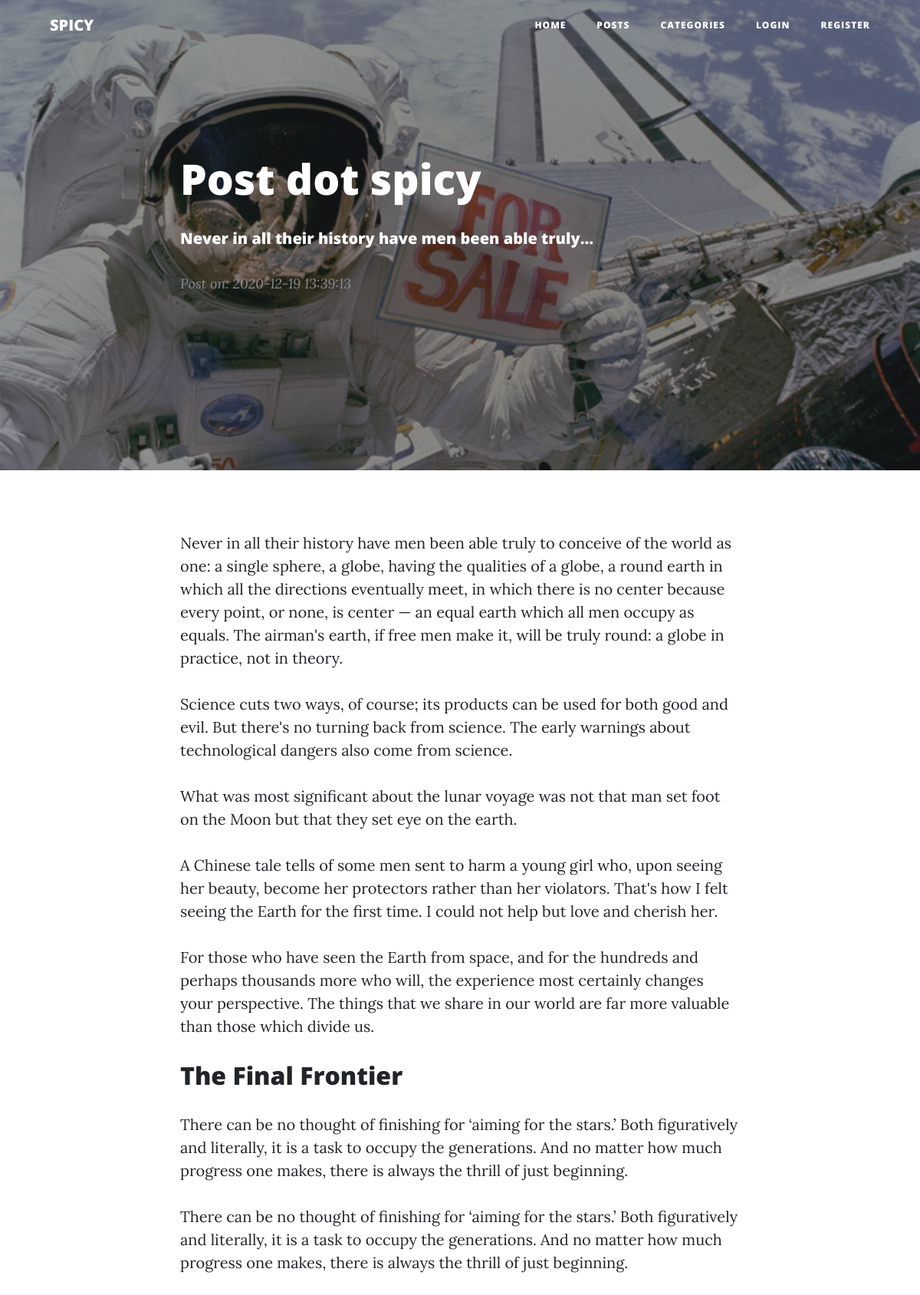
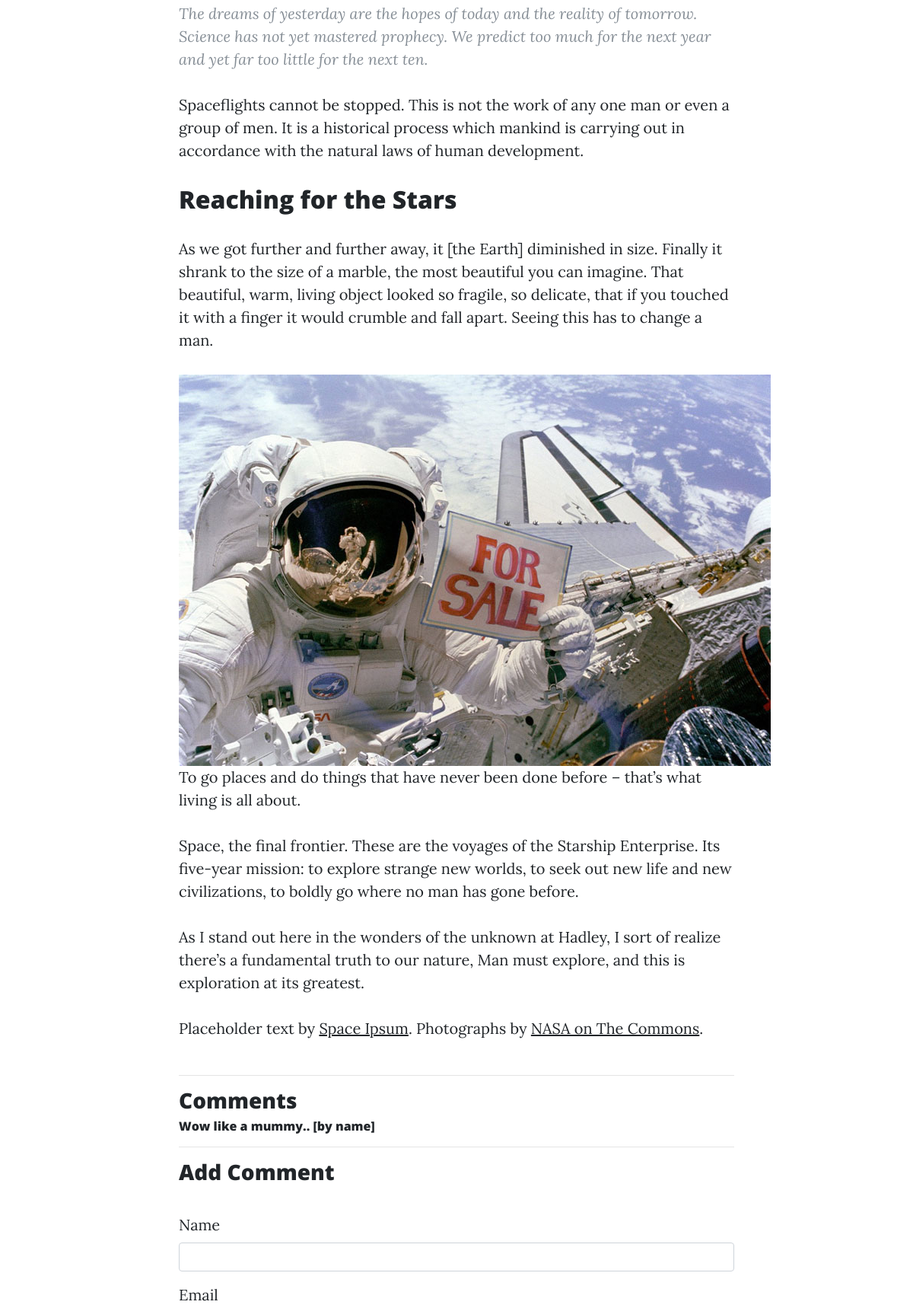
Screenshot of /home/view/Post-dot-spicy (upper part) with the database file from the repository (2 pictures, top to bottom).
### tables this page shows
CREATE TABLE `posts` (
  `id` int(11) NOT NULL,
  `category_id` int(11) NOT NULL,
  `user_id` int(11) NOT NULL,
  `title` varchar(255) NOT NULL,
  `slug` varchar(255) NOT NULL,
  `body` text NOT NULL,
  `post_image` varchar(255) NOT NULL,
  `created_at` timestamp NOT NULL DEFAULT current_timestamp()
);

CREATE TABLE `comments` (
  `id` int(11) NOT NULL,
  `post_id` int(11) NOT NULL,
  `name` varchar(255) NOT NULL,
  `email` varchar(255) NOT NULL,
  `body` text NOT NULL,
  `created_at` timestamp NOT NULL DEFAULT current_timestamp()
);

### application/controllers/Home.php (called while the page is built, shortened)
<?php
class Home extends CI_Controller
{
    public function __construct()
    {
        $this->load->helper(array('form', 'url'));
    }
    public function view($slug = NULL)
    {
        $data['post'] = $this->post_model->get_post($slug);
        $post_id = $data['post']['id'];
        $data['comments'] = $this->comment_model->get_comment($post_id);
        $data['title'] = $data['post']['title'];
        $this->load->view('view', $data);
    }
}

### index.php (called while the page is built, shortened)
<?php
require_once BASEPATH.'core/CodeIgniter.php';

### application/models/Post_model.php (called while the page is built, shortened)
<?php
class Post_model extends CI_Model
{
    public function get_post($slug = FALSE, $limit = FALSE, $offset = FALSE)
    {
        $query = $this->db->get_where('posts', array('slug' => $slug));
        return $query->row_array();
    }
}

### application/models/Comment_model.php (called while the page is built, shortened)
<?php
class Comment_model extends CI_Model
{
    public function get_comment($post_id)
    {
        $query = $this->db->get_where('comments', array('post_id' => $post_id));
        return $query->result_array();
    }
}

### application/views/includes/headerpost.php (the view, shortened to what this page needs)
<header class="masthead"
    style="background-image: url(<?php echo base_url(); ?>static/img/posts/<?php echo $post['post_image']; ?>);">
    <div class="overlay"></div>
    <div class="post-heading">
        <div class="container">
            <div class="row">
                <div class="col-lg-8 col-md-10 mx-auto">
                    <div class="post-preview">
                        <h1 class="post-title">
                            <?php echo $post['title']; ?>
                            <h5 class="post-subtitle">
                                <?php echo word_limiter($post['body'], 10); ?>
                            </h5>
                            <p class="post-meta">Post on: <?php echo $post['created_at']; ?></p>
                    </div>
                </div>
            </div>
        </div>
    </div>
</header>

### application/views/pages/viewcontent.php
<article>
  <div class="container">
    <div class="row">
      <div class="col-lg-8 col-md-10 mx-auto">
        <?php echo $post['body']; ?>
      </div>
    </div>
  </div>
</article>

### application/views/includes/comments.php (shortened to what this page needs)
<h3>Comments</h3>
<?php if (!empty($comments)) : ?>
    <?php foreach ($comments as $comment) : ?>
        <div class="well">
            <h6><?php echo $comment['body']; ?> [by <strong><?php echo $comment['name']; ?></strong>]</h6>
        </div>
    <?php endforeach; ?>
<?php else : ?>
    <p>No Comments To Display</p>
<?php endif; ?>
<hr>
<h3>Add Comment</h3>
<?php echo form_open('comments/create/' . $post['id']); ?>
<div class="form-group">
    <label>Name</label>
    <input type="text" name="name" class="form-control">
</div>
<div class="form-group">
    <label>Email</label>
</div>
</form>

### rows the page displays
posts: post_image (picture), title "Post dot spicy", body "Never in all their history have men been able truly…", created_at "2020-12-19 13:39:13", body "Never in all their history have men been able truly to conceive of the world as one: a single sphere, a globe, having the qualities of a globe, a round earth in which all the directions eventually meet, in which there is no center because every point, or none, is center — an equal earth which all men occupy as equals. The airman's earth, if free men make it, will be truly round: a globe in practice, not in theory. Science cuts two ways, of course; its products can be used for both good and evil. But there's no turning back from science. The early warnings about technological dangers also come from science. What was most significant about the lunar voyage was not that man set foot on the…", body (picture)
comments: body "Wow like a mummy..", name "name"

### other values shown
SITE_NAME "SPICY"
